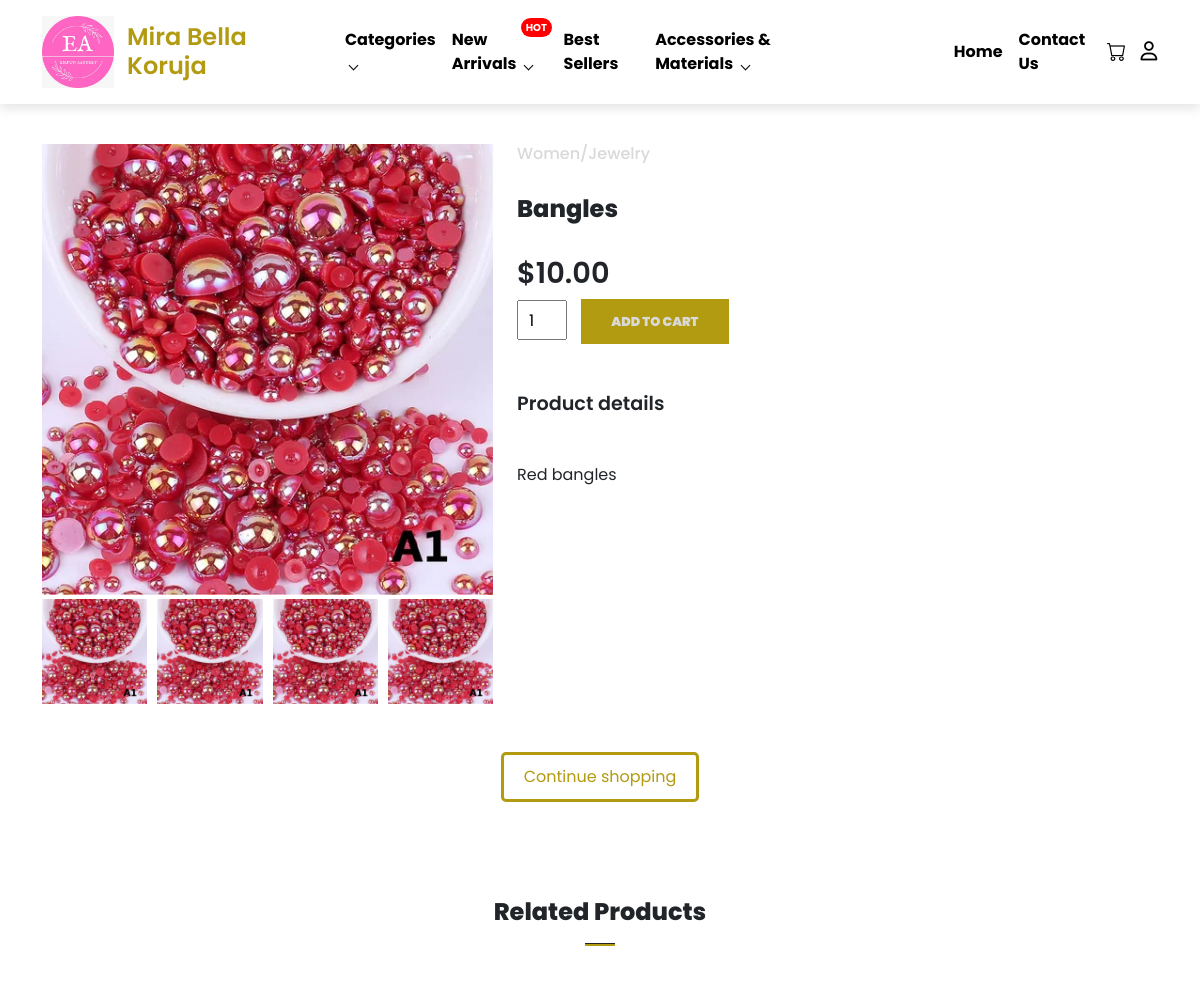
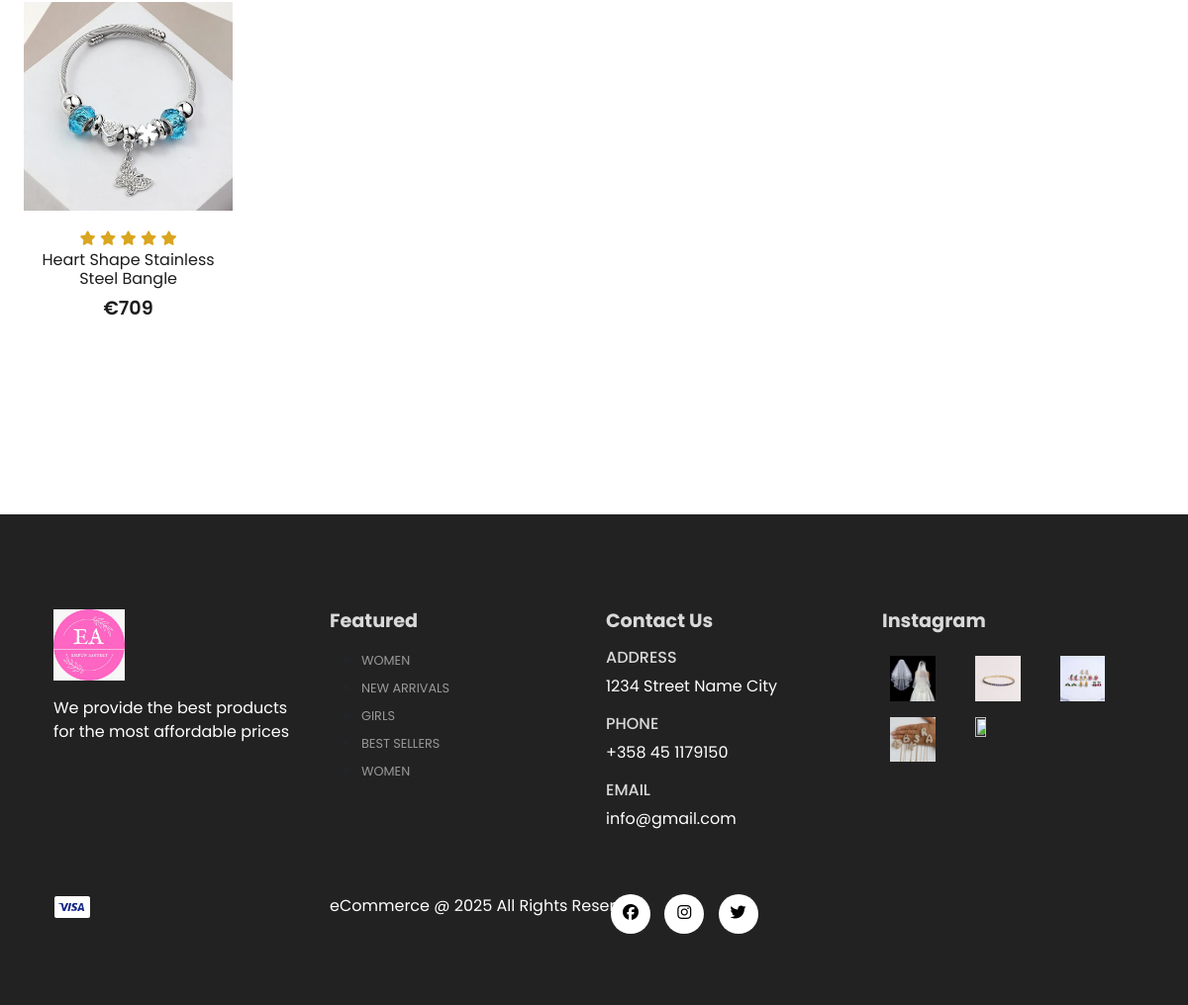
Page /single_product.php?product_id=8 on the committed database (2 pictures, top to bottom).
### tables this page shows
CREATE TABLE `products` (
  `product_id` int(11) NOT NULL,
  `product_name` varchar(100) NOT NULL,
  `product_category` varchar(100) NOT NULL,
  `product_description` varchar(255) NOT NULL,
  `product_image` varchar(255) NOT NULL,
  `product_image2` varchar(255) NOT NULL,
  `product_image3` varchar(255) NOT NULL,
  `product_image4` varchar(255) NOT NULL,
  `product_image5` varchar(255) NOT NULL,
  `product_price` decimal(6,2) NOT NULL,
  `product_special_offer` int(2) NOT NULL,
  `product_color` varchar(100) NOT NULL
);

### single_product.php (the view, shortened to what this page needs)
<?php
include("server/connection.php");
   if(isset($_GET['product_id'])){
    $product_id = $_GET['product_id'];
    $stmt =  $conn->prepare("SELECT * FROM products WHERE product_id = ? ");
      $stmt->bind_param("i",  $product_id);
      $stmt->execute();
      $product=  $stmt->get_result();
        $related_stmt = $conn->prepare("
        SELECT * FROM products  WHERE product_category = (SELECT product_category FROM products WHERE product_id = ?)
        AND product_id != ?
        ORDER BY RAND()
        LIMIT 5
    ");
      $related_stmt->bind_param("ii", $product_id, $product_id);
      $related_stmt->execute();
      $related_products = $related_stmt->get_result();
   }else{
      header('location: index.php');
   }
?>
<?php include('layouts/header.php')?>
  <section class="container single-product my-5 pt-5">
      <div class="row mt-5">
        <?php while($row = $product->fetch_assoc()){ ?>
            <div class=" single-product col-lg-5 col-md-6 col-sm-12">
                  <img class="img-fluid w-100 pb-1" src="assets/imgs/<?php echo $row['product_image']; ?>" id="mainImg" alt="">
                  <div class="small-img-group">
                      <div class="small-img-col">
                        <img src="assets/imgs/<?php echo $row['product_image']; ?>" width="100%" class="small-img" alt="">
                      </div>
                      <div class="small-img-col">
                        <img src="assets/imgs/<?php echo $row['product_image2']; ?>" width="100%" class="small-img" alt="">
                      </div>
                      <div class="small-img-col">
                        <img src="assets/imgs/<?php echo $row['product_image3']; ?>" width="100%" class="small-img" alt="">
                      </div>
                      <div class="small-img-col">
                        <img src="assets/imgs/<?php echo $row['product_image4']; ?>" width="100%" class="small-img" alt="">
                      </div>
                  </div>
            </div>
            <div class="col-lg-6 col-md-12 col-12">
                <h6>Women/Jewelry</h6>
                <h3 class="py-4"><?php echo $row['product_name']; ?></h3>
                <h2>$<?php echo $row['product_price']; ?></h2>
                <form method="POST" action="actions/add-to-cart.php">
                    <input type="number" name="product_quantity" value="1" min='0'>
                    <button class="buy-btn" type="submit" name="add_to_cart">Add To Cart</button>
                 </form>
                <h4 class="mt-5 mb-5">Product details</h4>
                <span>
                  <?php echo $row['product_description']; ?>
                </span>
            </div>
          <?php } ?>
            <div class='backToHome-et-checkout mt-5 '   >
                      <div class='cart'>
                       <a class='nav-link' href='index.php'>Continue shopping</a>
                       </div>
             </div>
      </div>
  </section>
<section id="related-products" class="my-5 pb-5">
    <div class="container text-center mt-5 py-5">
        <h3>Related Products</h3>
        <hr class="mx-auto">
    </div>
    <div class="row mx-auto container-fluid">
        <?php while ($row = $related_products->fetch_assoc()) { ?>
            <div class="product text-center five-grid col-md-4 col-sm-6 col-6">
            <a href="<?php echo "single_product.php?product_id=" . $row['product_id'];?>">
                <img class="img-fluid mb-3" src="assets/imgs/<?php echo $row['product_image']; ?>" alt="">
                <div class="star">
                    <i class="fas fa-star"></i>
                    <i class="fas fa-star"></i>
                    <i class="fas fa-star"></i>
                    <i class="fas fa-star"></i>
                    <i class="fas fa-star"></i>
                </div>
                <h5 class="p-name"><?php echo $row['product_name']; ?></h5>
                <h4 class="p-price">&euro;<?php echo number_format($row['product_price']); ?></h4>
              </a>
            </div>
        <?php } ?>
    </div>
</section>
<?php include('layouts/footer.php')?>

### assets/css/style.css (style rules this page uses)
:root { --background-color: #1d1d1d; --background-light: #fff; --shadow-color: 0 5px 10px rgba(0,0,0,0.1); --primary-color: rgb(38, 0, 255); --text-color: rgb(178, 154, 17); --text-color-orange: #fb774b; --text-light: #D8D9D8; --font-size: 16px; --animation-speed: 1; }
* { margin: 0; padding: 0; box-sizing: border-box; }
body { font-family:'Poppins', sans-serif ; }
h2 { font-size: 1.8rem; font-weight: 600; }
h3 { font-size: 1.5rem; font-weight: 800; }
h4 { font-size: 1.2rem; font-weight: 600; }
h5 { font-size: 1rem; font-weight: 400; }
h6 { color: var(--text-light); }
button { font-size: 0.8rem; font-weight: 900; outline: none; border: none; background-color: #1d1d1d ; color: var(--text-light); padding: 13px 30px; text-transform: uppercase; cursor: pointer; transition: .5s ease; }
.product { cursor: pointer; margin-bottom: 3rem; }
.product img { transition: .3s all; }
.product a { text-decoration: none; color: var(--background-color); }
hr { width: 30px; height: 3px !important; opacity: 1 !important; background-color:var(--text-color); }
.star i { font-size: 0.9rem; color: goldenrod; }
@media (min-width: 992px) { .five-grid { max-width: 20%; } }

### assets/css/cart.css (style rules this page uses)
:root { --background-color: #1d1d1d; --background-light: #fff; --shadow-color: 0 5px 10px rgba(0,0,0,0.1); --primary-color: rgb(38, 0, 255); --text-color: rgb(178, 154, 17); --text-color-orange: #fb774b; --text-light: #D8D9D8; --font-size: 16px; --animation-speed: 1; }
body { overflow-x: hidden; }
.backToHome-et-checkout { float: right; display: flex; justify-content:center; align-items:center; gap: 7px }
.cart .nav-link { background: var(--background-light); color: var(--text-color); padding: 10px 20px; border: solid var(--text-color); border-radius: 5px; }

### assets/css/single-product.css (style rules this page uses)
:root { --background-color: #1d1d1d; --background-light: #fff; --shadow-color: 0 5px 10px rgba(0,0,0,0.1); --primary-color: rgb(38, 0, 255); --text-color: rgb(178, 154, 17); --text-color-orange: #fb774b; --text-light: #D8D9D8; --font-size: 16px; --animation-speed: 1; }
.small-img-group { display: flex; justify-content: space-between; gap: 10px; }
.small-img-col { flex-basis:25%; cursor: pointer; }
.single-product input { width: 50px; height: 40px; padding-left: 10px; font-size: 16px; margin-right: 10px; }
.single-product .buy-btn { background-color: var(--text-color); opacity: 1; transition: 0.4s all; }

### rows in the picture
products: product_image (picture), product_image2 (picture), product_image3 (picture), product_image4 (picture), product_name "Bangles", product_price "10.00", product_description "Red bangles"
products: product_image (picture), product_name "Heart Shape Stainless Steel Bangle", product_price "709"
